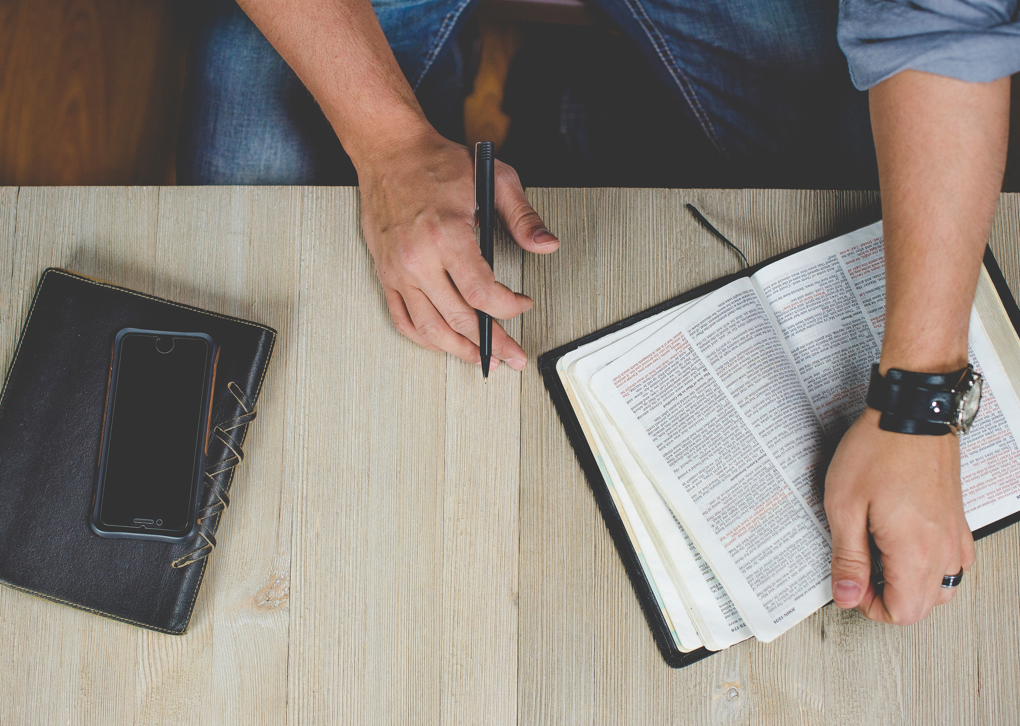
#> input picture 30980-02/chp4/data/0678.png, 1020 x 726 px
$ python adjust_contrast.py
#> lines starting #> are read from the running program, lines starting #| are printed output that depends on the picture; after the words box and inside, x2 and y2 are one past the last pixel; in counts of white or black regions, pixels touching at a corner belong together
import cv2
import numpy as np
import matplotlib.pyplot as plt

# 读取图像
img = cv2.imread("data/0678.png")
#> img is the input picture: shape (726, 1020, 3); mean B, G, R 126.9, 134.9, 144

# 对比度因子，<1 降低对比度 >1 增加对比度
coefficent = 1.5
imggray = cv2.cvtColor(img, cv2.COLOR_BGR2GRAY)
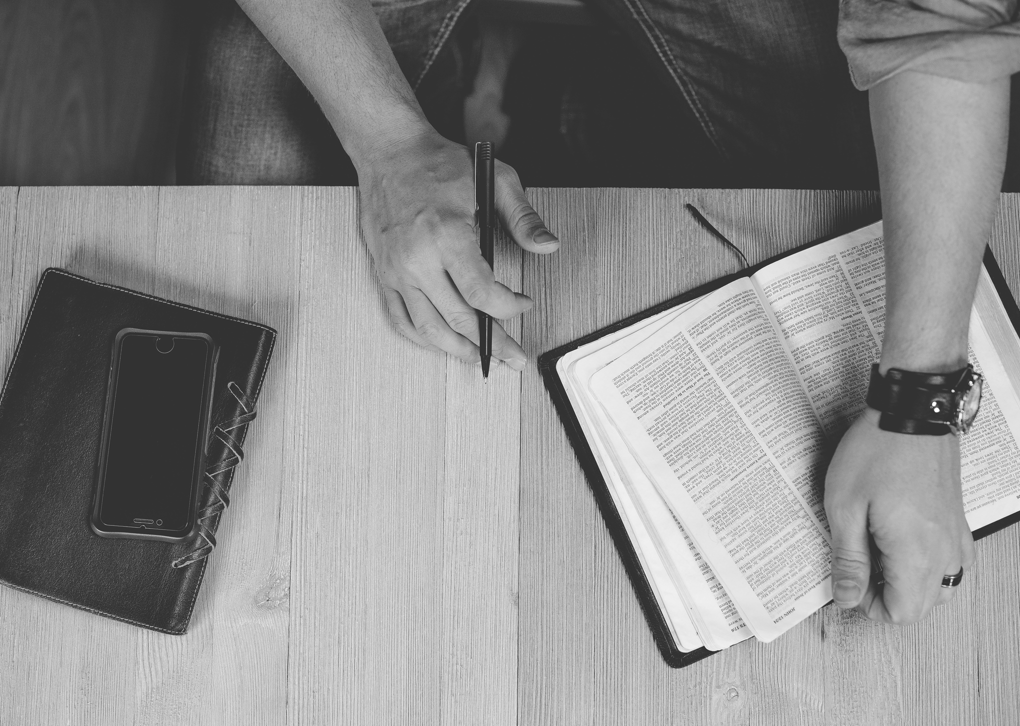
#> imggray: shape (726, 1020); min 41, max 255, mean 136.7
m = cv2.mean(img)[0]
#> m = 126.9
graynew = m + coefficent * (imggray - m)
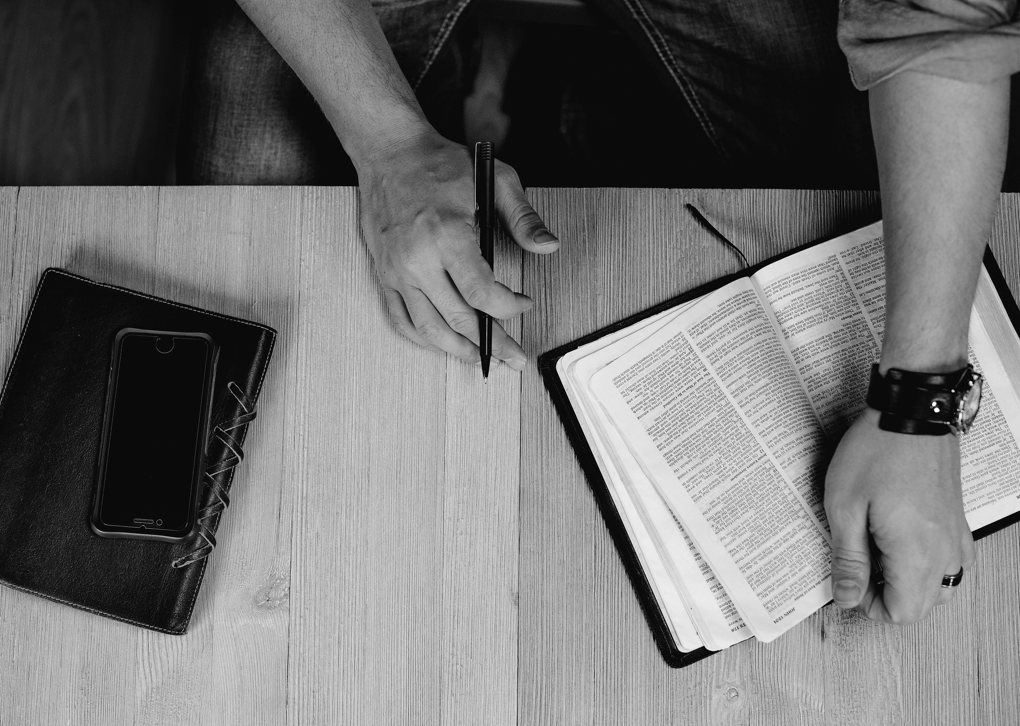
#> graynew: shape (726, 1020) float64; min -1.94, max 319.1, mean 141.7; drawn with min black and max white
contrast = np.zeros(img.shape, np.float32)
k = np.divide(graynew, imggray, out=np.zeros_like(graynew), where=imggray != 0)
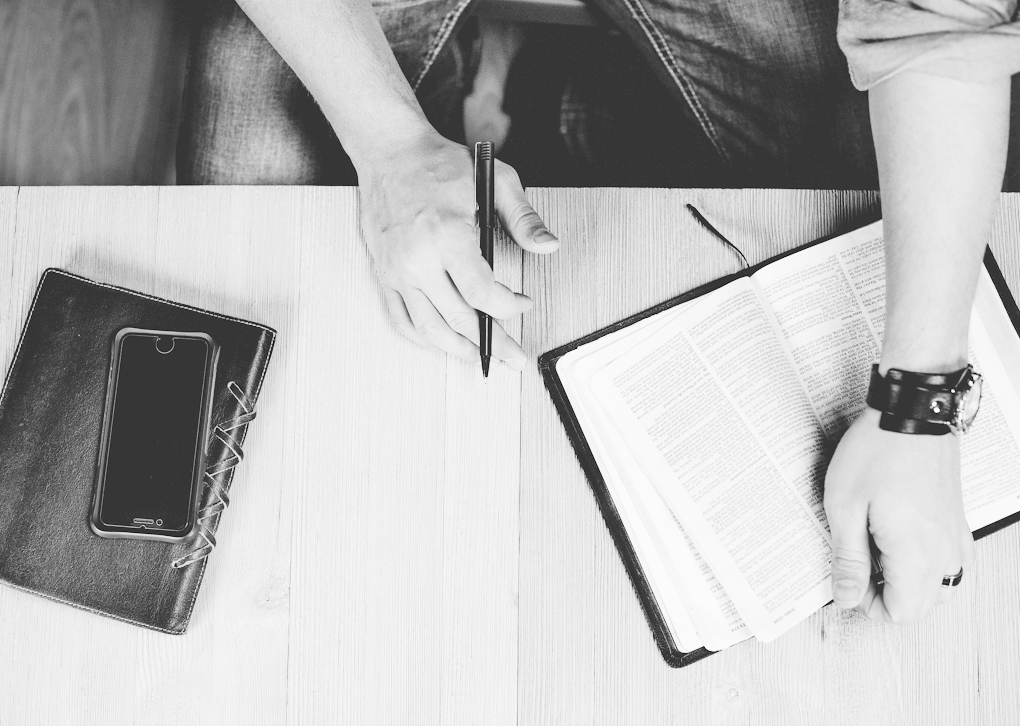
#> k: shape (726, 1020) float64; min -0.0474, max 1.25, mean 0.886; drawn with min black and max white
contrast[:, :, 0] = img[:, :, 0] * k
contrast[:, :, 1] = img[:, :, 1] * k
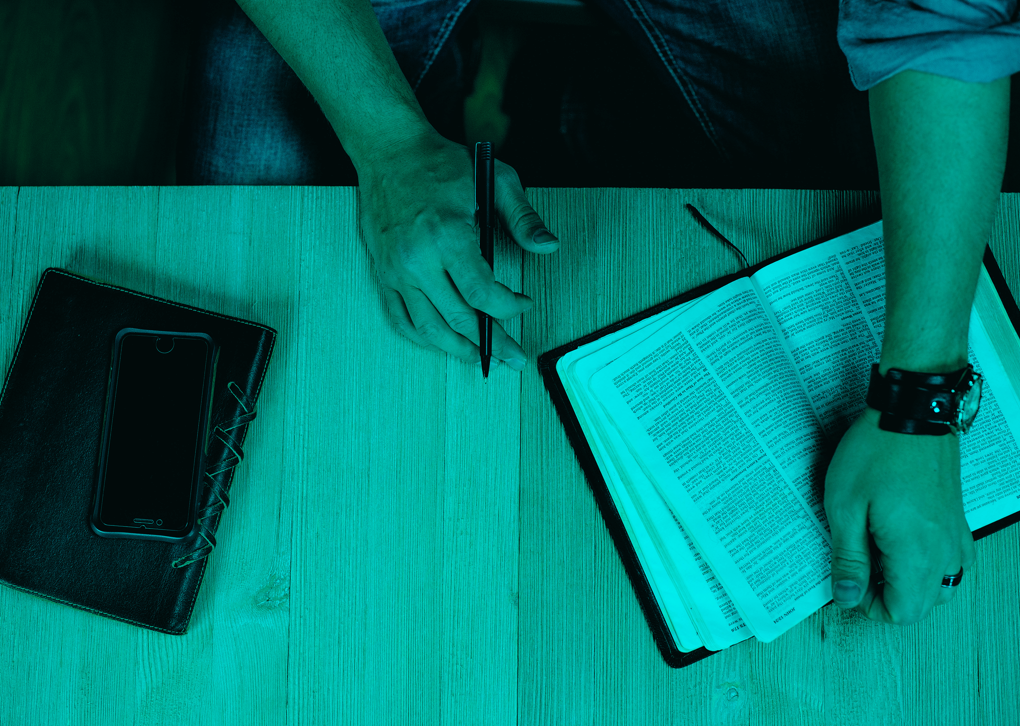
#> contrast: shape (726, 1020, 3) float32; mean B, G, R 130.6, 139.9, 0; drawn with min black and max white
contrast[:, :, 2] = img[:, :, 2] * k
contrast[contrast > 255] = 255
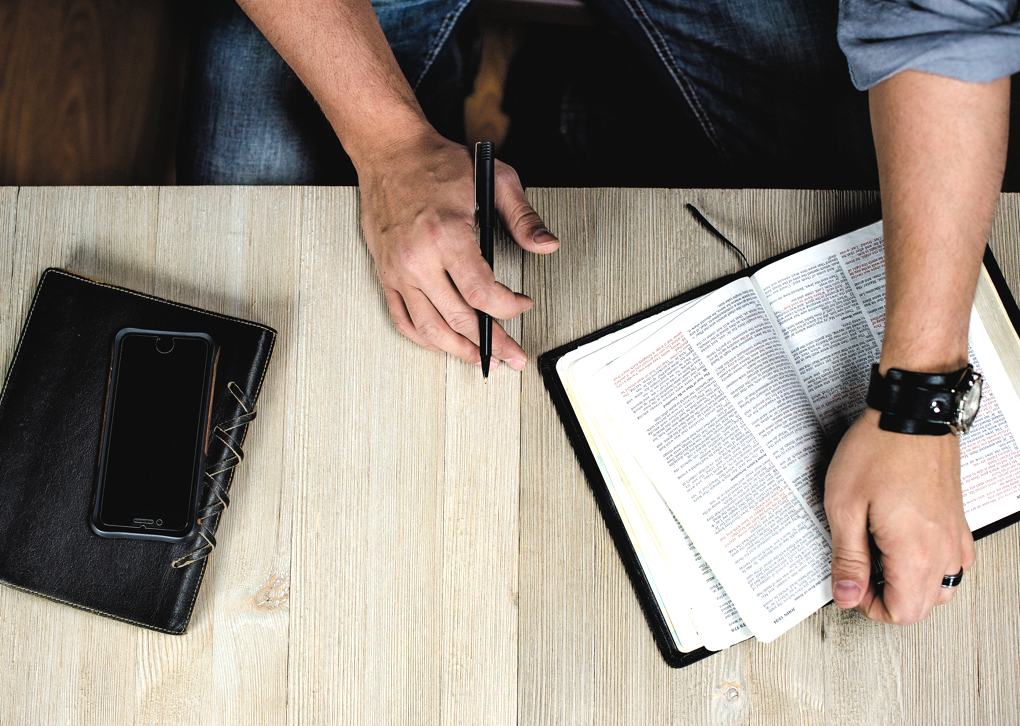
#> contrast: shape (726, 1020, 3) float32; mean B, G, R 129.4, 138.8, 148.5; drawn with min black and max white
contrast[contrast < 0] = 0
#> contrast: shape (726, 1020, 3) float32; under 0.01% of pixels changed, all inside (x1, y1, x2, y2) = (247, 252, 976, 606)

contrast = contrast.astype(np.uint8)

# 解决plt 中文显示问题
plt.rcParams['font.sans-serif'] = ['SimHei']
plt.rcParams['font.size'] = 30
# 全局设置输出图片大小 1920 x 1080 像素
plt.rcParams['figure.figsize'] = (19.2, 10.8)
imgs = [img, contrast]
titles = ["原始图像", "对比度调节"]

for i in range(2):
    img0 = plt.subplot(1, 2, i + 1)
    img0.set_title(titles[i])
    plt.imshow(imgs[i][:, :, ::-1]) #BGR->RGB
    plt.xticks([])
    plt.yticks([])
plt.tight_layout()
plt.show()
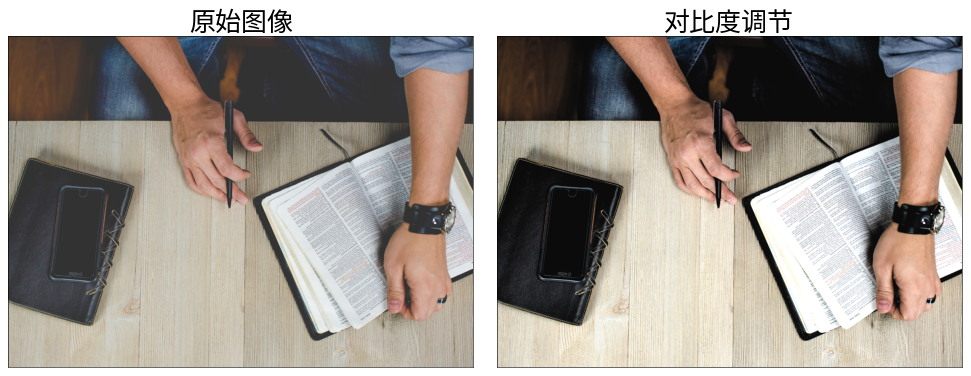
#> figure drawn by matplotlib, 2 panels

$ run again, with 30980-02/chp4/data/0179.png copied over 30980-02/chp4/data/0678.png
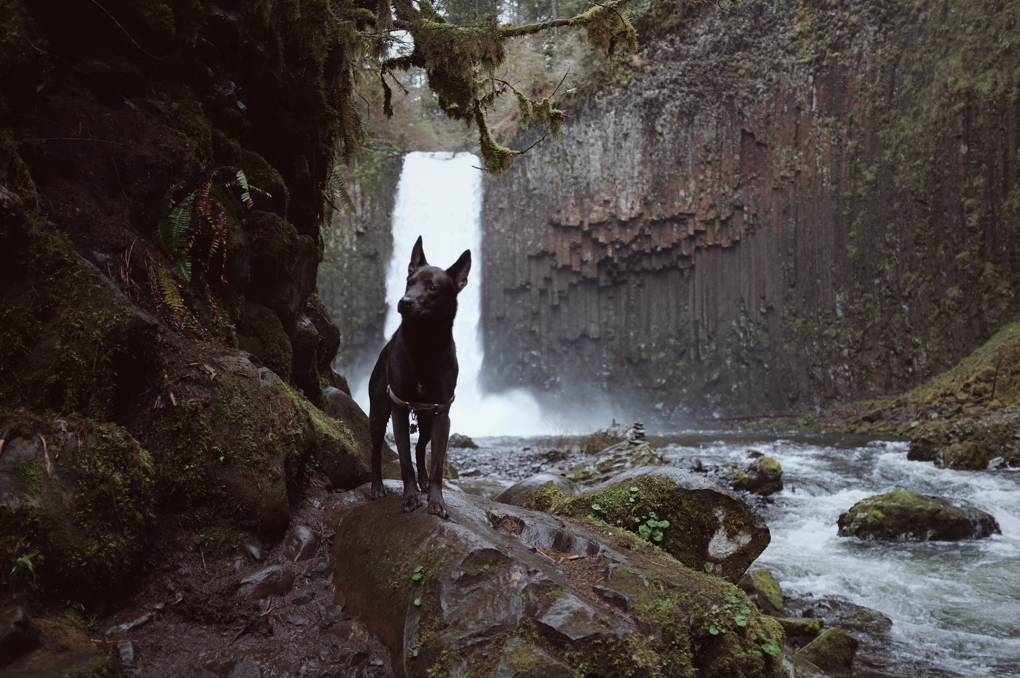
#> input picture 30980-02/chp4/data/0179.png, 1020 x 678 px
#> img is the input picture: shape (678, 1020, 3); mean B, G, R 62.4, 64.9, 71.1
#> m = 62.4
#> `contrast[contrast < 0] = 0`:
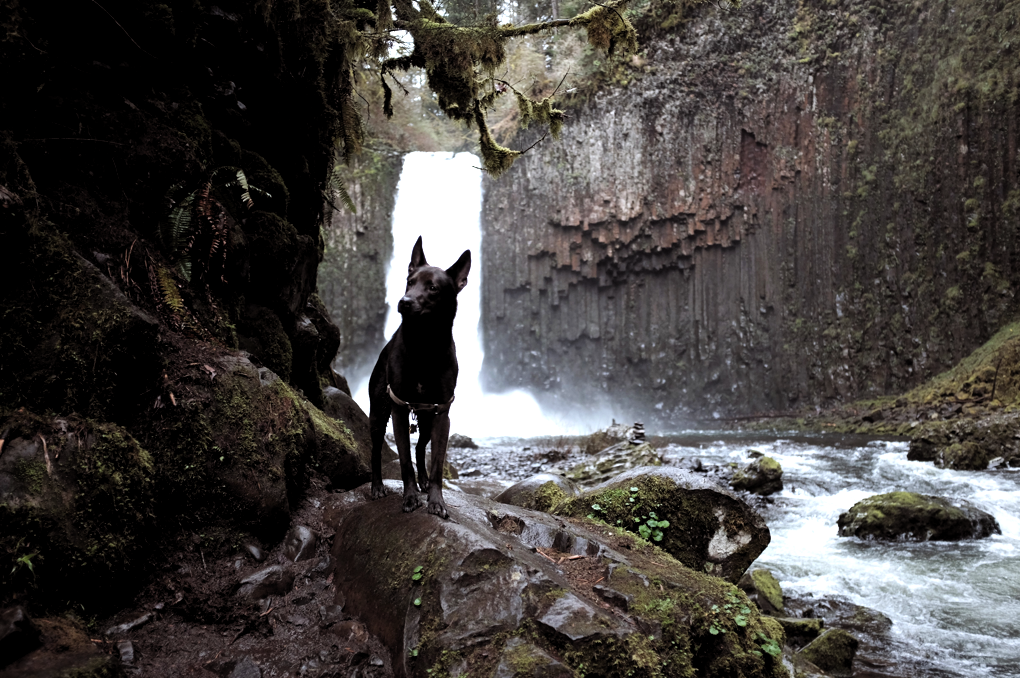
#> contrast: shape (678, 1020, 3) float32; mean B, G, R 65, 67.2, 70.8
#> `plt.show()`:
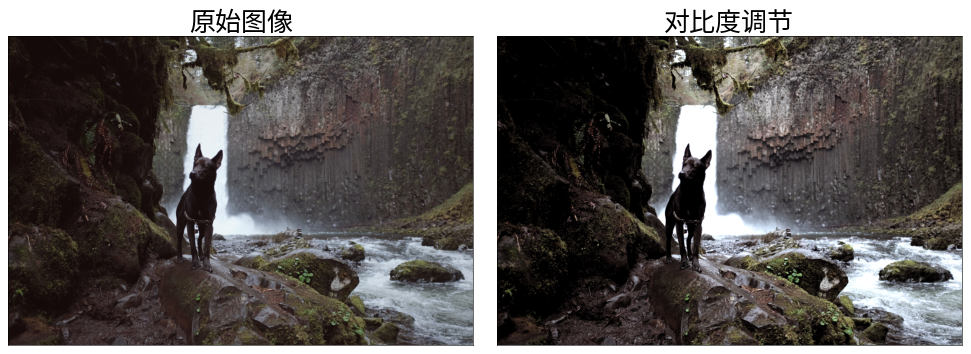
#> figure drawn by matplotlib, 2 panels
